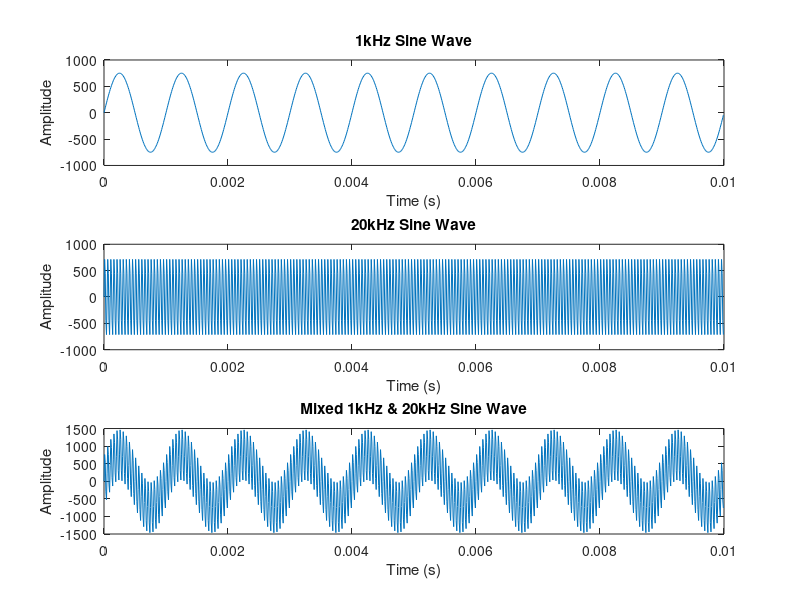

Write the MATLAB code that produced this figure.
% Specifications
frequency1 = 1e3;  % Frequency of the first sine wave: 1 kHz
frequency2 = 20e3; % Frequency of the second sine wave: 20 kHz
amplitude = 750;   % Amplitude of each sine wave: 1500/2 = 750
fs = 100e3;        % Sampling frequency: 100 kHz
duration = 0.01;   % Duration of the sine wave: 0.01 seconds (10 ms)
% Generate time vector
t = 0:1/fs:duration-1/fs; % Time vector from 0 to duration with 1/fs increments

% Generate the 1kHz sine wave
sinewave1 = amplitude * sin(2 * pi * frequency1 * t);

% Generate the 20kHz sine wave
sinewave2 = amplitude * sin(2 * pi * frequency2 * t);

% Mix the two sine waves
mixed_sinewave = sinewave1 + sinewave2;

% Open the file with write permission
fid = fopen('_1kHz_20kHz_sine.h', 'w');

% Check if file is opened successfully

if fid == -1
    error('Cannot open file for writing');
end

% Write header information to the file
fprintf(fid, '#ifndef _1KHZ_20KHZ_SINE_H\n');
fprintf(fid, '#define _1KHZ_20KHZ_SINE_H\n\n');
fprintf(fid, '#define NUM_SAMPLES %d\n', length(mixed_sinewave));
fprintf(fid, 'float _1kHz_20kHz_sine[NUM_SAMPLES] = {');

% Write the mixed sine wave data to the file horizontally
for i = 1:length(mixed_sinewave)
    if i == length(mixed_sinewave)
        fprintf(fid, ' %f ', mixed_sinewave(i)); % Last element, so don't print a comma
    else
        fprintf(fid, ' %f, ', mixed_sinewave(i)); % Print a comma after each element (except the last one)
    end
end

% Write the closing brace and endif to the file
fprintf(fid, '};\n\n');
fprintf(fid, '#endif // _1KHZ_20KHZ_SINE_H\n');
% Close the file
fclose(fid);

% Plotting
figure;
subplot(3, 1, 1);
plot(t, sinewave1);
title('1kHz Sine Wave');
xlabel('Time (s)');
ylabel('Amplitude');


subplot(3, 1, 2);
plot(t, sinewave2);
title('20kHz Sine Wave');
xlabel('Time (s)');
ylabel('Amplitude');

subplot(3, 1, 3);
plot(t, mixed_sinewave);
title('Mixed 1kHz & 20kHz Sine Wave');
xlabel('Time (s)');
ylabel('Amplitude');
